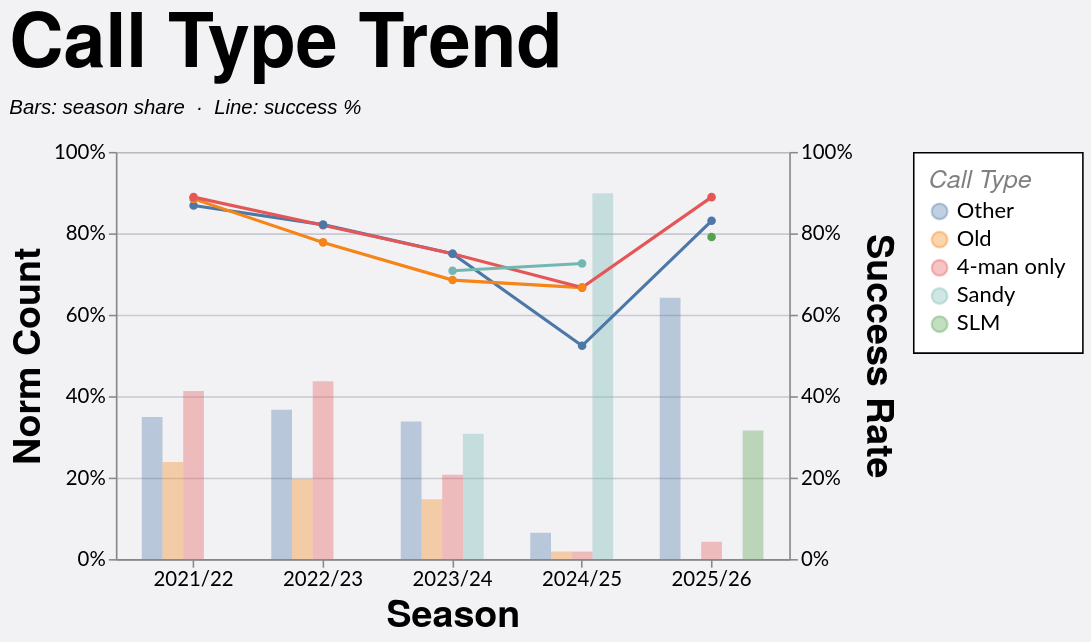

Express this chart as Vega-Lite.
### Vega-Lite specification from a JSON file in a GitHub repository (floating-point values rounded to 4 significant figures; data arrays with more than 128 entries replaced by an {"elided": "..."} marker saying what was removed)
{"config": {"axis": {"labelFont": "Lato, sans-serif", "titleFont": "PT Sans Narrow, Helvetica Neue, Helvetica, Arial, sans-serif", "labelFontSize": 13, "titleFontSize": 24, "gridColor": "#202947", "gridOpacity": 0.2}, "header": {"labelFont": "PT Sans Narrow, Helvetica Neue, Helvetica, Arial, sans-serif", "titleFont": "PT Sans Narrow, Helvetica Neue, Helvetica, Arial, sans-serif", "labelFontSize": 24, "titleFontSize": 28, "labelFontWeight": "bold", "orient": "left"}, "legend": {"labelFont": "Lato, sans-serif", "titleFont": "PT Sans Narrow, Helvetica Neue, Helvetica, Arial, sans-serif", "labelFontSize": 14, "titleFontSize": 16, "titlePadding": 5, "fillColor": "white", "strokeColor": "black", "padding": 10, "titleFontWeight": "lighter", "titleFontStyle": "italic", "titleColor": "gray", "offset": 10}, "title": {"font": "PT Sans Narrow, Helvetica Neue, Helvetica, Arial, sans-serif", "fontSize": 48, "fontWeight": "bold", "anchor": "start", "align": "center", "titlePadding": 20, "subtitlePadding": 10, "subtitleFontSize": 13, "subtitleColor": "", "subtitleFontStyle": "italic", "offset": 15, "color": "black"}, "axisX": {"labelAngle": 0}, "facet": {"title": null, "header": null, "align": {"row": "each", "column": "each"}}, "resolve": {"scale": {"y": "independent", "facet": "independent"}}, "background": "#f2f1f4"}, "layer": [{"mark": {"type": "bar", "opacity": 0.35}, "encoding": {"color": {"field": "call_type", "sort": null, "title": "Call Type", "type": "nominal"}, "tooltip": [{"field": "season", "title": "Season", "type": "nominal"}, {"field": "call_type", "title": "Call Type", "type": "nominal"}, {"field": "won", "format": ",.0f", "title": "Won", "type": "quantitative"}, {"field": "attempts", "format": ",.0f", "title": "Attempts", "type": "quantitative"}, {"field": "norm_count", "format": ".1%", "title": "Norm Count", "type": "quantitative"}, {"field": "success_rate", "format": ".1%", "title": "Success Rate", "type": "quantitative"}], "x": {"field": "season", "sort": ["2021/22", "2022/23", "2023/24", "2024/25", "2025/26"], "title": "Season", "type": "nominal"}, "xOffset": {"field": "call_type", "sort": null, "type": "nominal"}, "y": {"axis": {"format": "%", "orient": "left"}, "field": "norm_count", "scale": {"domain": [0, 1]}, "title": "Norm Count", "type": "quantitative"}}, "transform": [{"filter": "(loSquad == 'All' || datum.squad == loSquad) && (loGameType == 'All' || (loGameType == 'League + Cup' && (datum.game_type == 'League' || datum.game_type == 'Cup')) || (loGameType == 'League only' && datum.game_type == 'League') || datum.game_type == loGameType) && (loOpposition == 'All' || datum.opposition == loOpposition) && (loThrower == 'All' || datum.thrower == loThrower) && (loJumper == 'All' || datum.jumper == loJumper) && (loArea == 'All' || datum.area == loArea) && (loNumbers == 'All' || datum.numbers == loNumbers) && (loCallType == 'All' || datum.call_type == loCallType)"}, {"aggregate": [{"op": "count", "as": "attempts"}, {"op": "sum", "field": "won", "as": "won"}], "groupby": ["season", "call_type"]}, {"joinaggregate": [{"op": "sum", "field": "attempts", "as": "season_attempts"}], "groupby": ["season"]}, {"calculate": "datum.attempts / datum.season_attempts", "as": "norm_count"}, {"calculate": "datum.won / datum.attempts", "as": "success_rate"}]}, {"mark": {"type": "line", "point": true, "strokeWidth": 2}, "encoding": {"color": {"field": "call_type", "sort": null, "title": "Call Type", "type": "nominal"}, "detail": {"field": "call_type", "type": "nominal"}, "tooltip": [{"field": "season", "title": "Season", "type": "nominal"}, {"field": "call_type", "title": "Call Type", "type": "nominal"}, {"field": "won", "format": ",.0f", "title": "Won", "type": "quantitative"}, {"field": "attempts", "format": ",.0f", "title": "Attempts", "type": "quantitative"}, {"field": "norm_count", "format": ".1%", "title": "Norm Count", "type": "quantitative"}, {"field": "success_rate", "format": ".1%", "title": "Success Rate", "type": "quantitative"}], "x": {"field": "season", "sort": ["2021/22", "2022/23", "2023/24", "2024/25", "2025/26"], "title": "Season", "type": "nominal"}, "y": {"axis": {"format": "%", "orient": "right"}, "field": "success_rate", "scale": {"domain": [0, 1]}, "title": "Success Rate", "type": "quantitative"}}, "transform": [{"filter": "(loSquad == 'All' || datum.squad == loSquad) && (loGameType == 'All' || (loGameType == 'League + Cup' && (datum.game_type == 'League' || datum.game_type == 'Cup')) || (loGameType == 'League only' && datum.game_type == 'League') || datum.game_type == loGameType) && (loOpposition == 'All' || datum.opposition == loOpposition) && (loThrower == 'All' || datum.thrower == loThrower) && (loJumper == 'All' || datum.jumper == loJumper) && (loArea == 'All' || datum.area == loArea) && (loNumbers == 'All' || datum.numbers == loNumbers) && (loCallType == 'All' || datum.call_type == loCallType)"}, {"aggregate": [{"op": "count", "as": "attempts"}, {"op": "sum", "field": "won", "as": "won"}], "groupby": ["season", "call_type"]}, {"joinaggregate": [{"op": "sum", "field": "attempts", "as": "season_attempts"}], "groupby": ["season"]}, {"calculate": "datum.attempts / datum.season_attempts", "as": "norm_count"}, {"calculate": "datum.won / datum.attempts", "as": "success_rate"}]}], "data": {"name": "data-59bc52db6a970b6c64ce397bd37ae18f"}, "height": 260, "params": [{"name": "loSquad", "value": "All"}, {"name": "loSeason", "value": "All"}, {"name": "loGameType", "value": "All"}, {"name": "loOpposition", "value": "All"}, {"name": "loThrower", "value": "All"}, {"name": "loJumper", "value": "All"}, {"name": "loArea", "value": "All"}, {"name": "loNumbers", "value": "All"}, {"name": "loCallType", "value": "All"}], "resolve": {"scale": {"y": "independent"}}, "title": {"text": "Call Type Trend", "subtitle": "Bars: season share  ·  Line: success %"}, "width": 430, "$schema": "https://vega.github.io/schema/vega-lite/v5.20.1.json", "datasets": {"data-59bc52db6a970b6c64ce397bd37ae18f": {"elided": "1242 records"}}}
